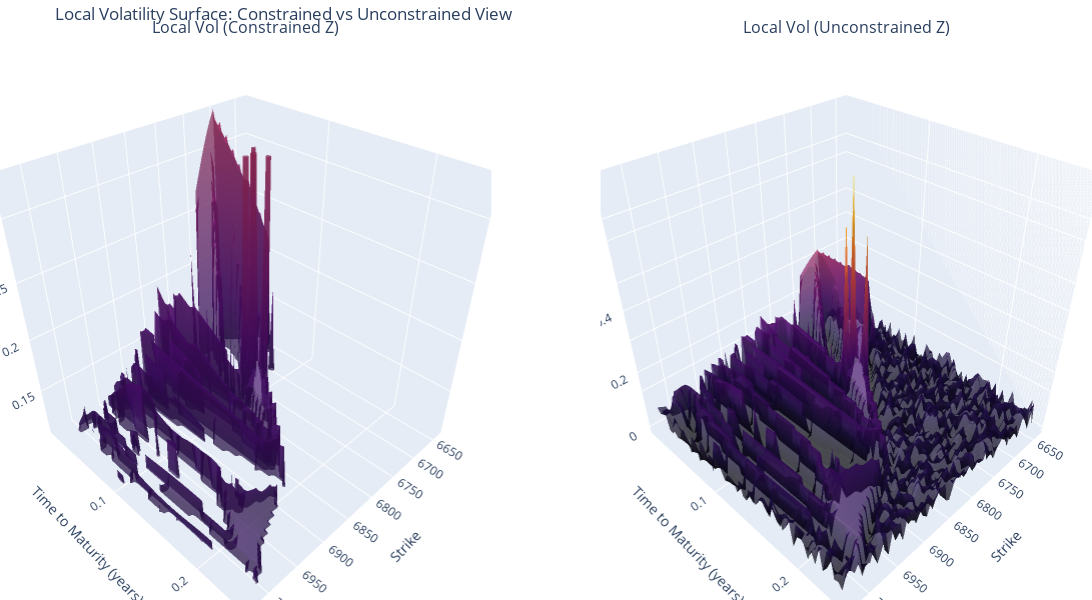

The notebook cell saved with this chart:
### Markdown cell above
#### Local Vol using Interpolation

### Code cell
impvol_interp = interp
params = [calls["S0"].iloc[0],calls["r"].iloc[0],impvol_interp]
local_vol_surface = get_local_vol_surface(calls,params)
plot_local_vol_surface(calls,local_vol_surface)

### Figure 1 — Plotly figure (JSON) as saved in the notebook; plotly's stock layout.template omitted (floating-point values rounded to 4 significant figures; data arrays with more than 128 entries replaced by an {"elided": "..."} marker saying what was removed)
{"data": [{"colorscale": [[0, "#000004"], [0.1111, "#1b0c41"], [0.2222, "#4a0c6b"], [0.3333, "#781c6d"], [0.4444, "#a52c60"], [0.5556, "#cf4446"], [0.6667, "#ed6925"], [0.7778, "#fb9b06"], [0.8889, "#f7d13d"], [1, "#fcffa4"]], "opacity": 0.7, "scene": "scene", "showlegend": false, "showscale": false, "type": "surface", "x": {"elided": "60x60 float values"}, "y": {"elided": "60x60 float values"}, "z": {"elided": "60x60 float values"}}, {"colorscale": [[0, "#000004"], [0.1111, "#1b0c41"], [0.2222, "#4a0c6b"], [0.3333, "#781c6d"], [0.4444, "#a52c60"], [0.5556, "#cf4446"], [0.6667, "#ed6925"], [0.7778, "#fb9b06"], [0.8889, "#f7d13d"], [1, "#fcffa4"]], "opacity": 0.7, "scene": "scene2", "showlegend": false, "showscale": false, "type": "surface", "x": {"elided": "60x60 float values"}, "y": {"elided": "60x60 float values"}, "z": {"elided": "60x60 float values"}}], "layout": {"annotations": [{"font": {"size": 16}, "showarrow": false, "text": "Local Vol (Constrained Z)", "x": 0.225, "xanchor": "center", "xref": "paper", "y": 1, "yanchor": "bottom", "yref": "paper"}, {"font": {"size": 16}, "showarrow": false, "text": "Local Vol (Unconstrained Z)", "x": 0.775, "xanchor": "center", "xref": "paper", "y": 1, "yanchor": "bottom", "yref": "paper"}], "height": 600, "margin": {"b": 0, "l": 0, "r": 0, "t": 40}, "scene": {"domain": {"x": [0, 0.45], "y": [0, 1]}, "xaxis": {"title": {"text": "Strike"}}, "yaxis": {"title": {"text": "Time to Maturity (years)"}}, "zaxis": {"range": [0.105, 0.3322], "title": {"text": "Volatility"}}}, "scene2": {"domain": {"x": [0.55, 1], "y": [0, 1]}, "xaxis": {"title": {"text": "Strike"}}, "yaxis": {"title": {"text": "Time to Maturity (years)"}}, "zaxis": {"title": {"text": "Volatility"}}}, "title": {"text": "Local Volatility Surface: Constrained vs Unconstrained View"}, "width": 1200}}
